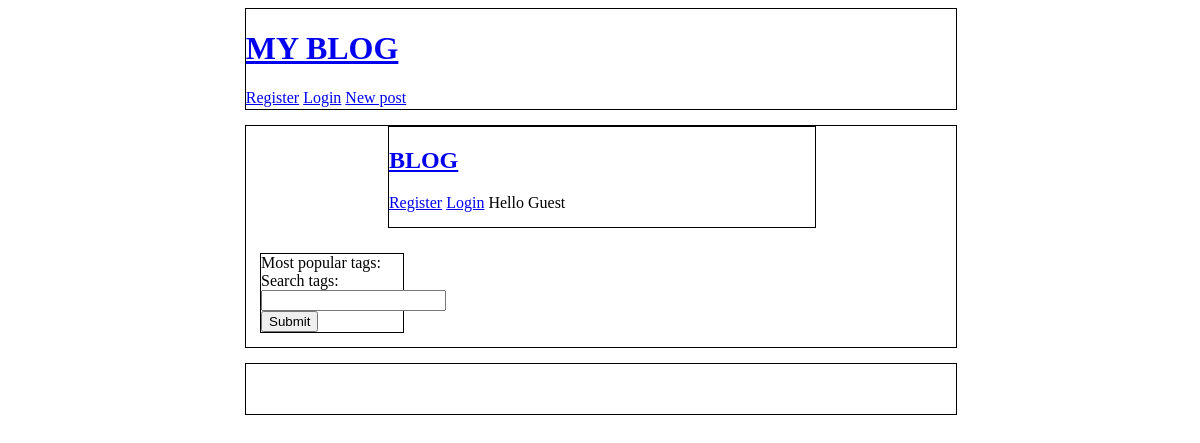
The page /tp/index.php on the database as committed earlier.
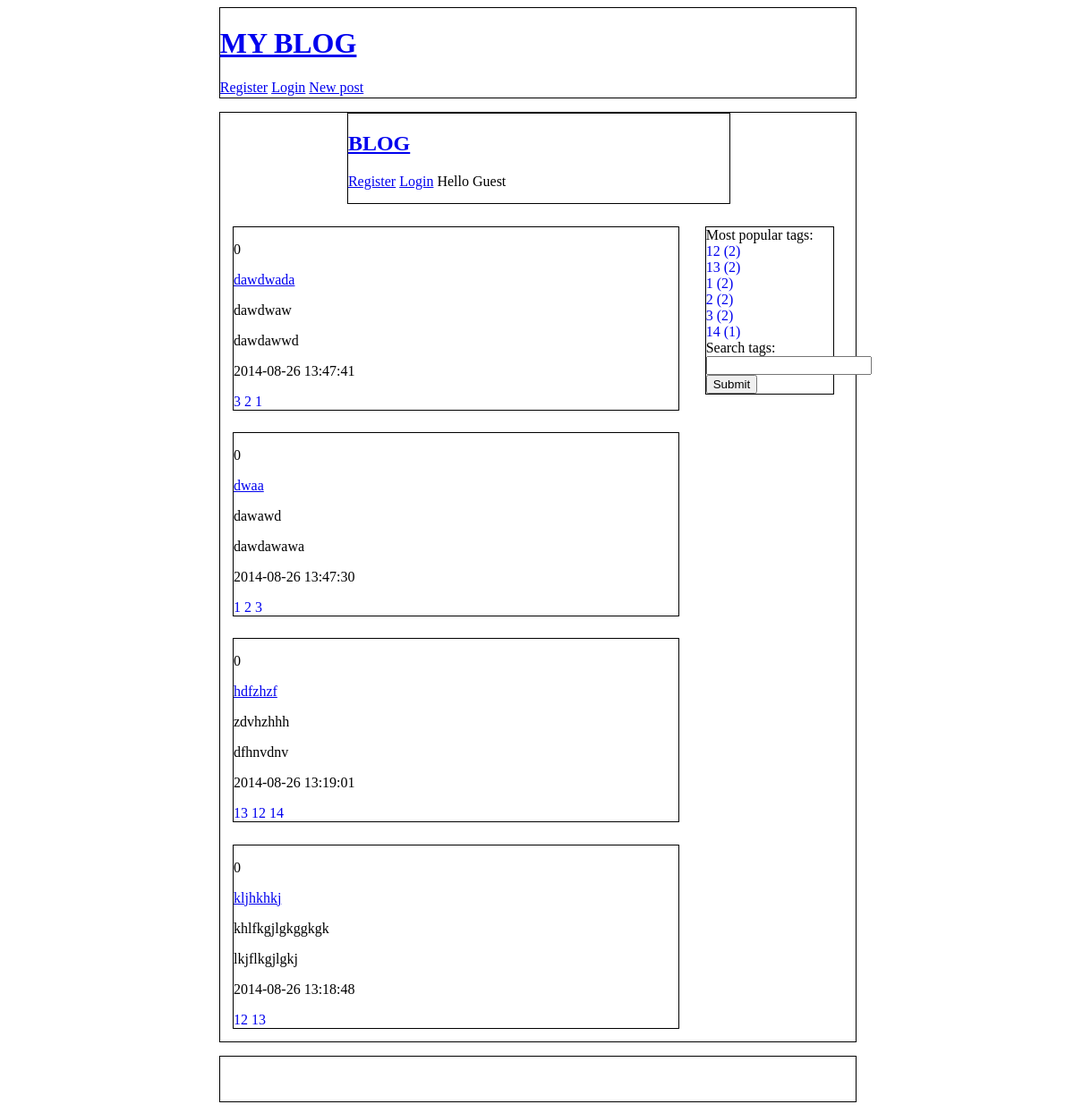
The same page on the database as committed later.
### tables this page shows
CREATE TABLE IF NOT EXISTS `posts` (
  `post_id` int(11) unsigned NOT NULL AUTO_INCREMENT,
  `post_count` int(10) NOT NULL DEFAULT '0',
  `post_title` varchar(255) DEFAULT NULL,
  `post_desc` text,
  `post_cont` text,
  `post_date` datetime DEFAULT CURRENT_TIMESTAMP,
  `user_id` int(11) unsigned NOT NULL DEFAULT '0',
  `post_tags` varchar(255) NOT NULL,
  PRIMARY KEY (`post_id`)
);

CREATE TABLE IF NOT EXISTS `tags` (
  `tag_id` int(11) unsigned NOT NULL AUTO_INCREMENT,
  `tag_count` int(11) unsigned NOT NULL DEFAULT '1',
  `tag_title` varchar(20) NOT NULL,
  PRIMARY KEY (`tag_id`),
  UNIQUE KEY `tag_title` (`tag_title`)
);

### tp/index.php (the view, shortened to what this page needs)
<!DOCTYPE html>
<html>
<head>
    <link type="text/css" rel="stylesheet" href="Styles/index.css"/>
</head>
<body>
<header>
    <h1><a href="index.php">MY BLOG</a></h1>
    <a href="register.php">Register</a>
    <a href="login.php">Login</a>
    <a href="addpost.php">New post</a>
</header>
<main>
    <section>
    <?php
    include "header.php";
    if(isset($_GET['tag'])){
        $tag = $_GET['tag'];
        if(isset($_GET['page'])){
        $page =$_GET['page'];
            $offset =($page-1)*5;
        $query="SELECT post_id ,post_date,post_desc,post_cont,post_title,post_count, post_tags
        FROM posts WHERE post_tags LIKE '% $tag %' OR post_tags LIKE '$tag %' OR post_tags LIKE '% $tag'
         ORDER BY post_date DESC LIMIT 5 OFFSET $offset";
        }else{
            $query="SELECT post_id ,post_date,post_desc,post_cont,post_title,post_count, post_tags
        FROM posts WHERE post_tags LIKE '% $tag %' OR post_tags LIKE '$tag %' OR post_tags LIKE '% $tag'
         ORDER BY post_date DESC LIMIT 5";
        }
    }else{
      if(isset($_GET['page'])){
          $page =$_GET['page'];
          $offset =($page-1)*5;
          $query="SELECT post_id, post_title, post_desc, post_cont, post_date,post_count, post_tags FROM posts WHERE post_date <= now()
ORDER BY post_date DESC  LIMIT 5 OFFSET $offset";
      }else{
        $query="SELECT post_id,post_title, post_desc, post_cont, post_date,post_count, post_tags FROM posts WHERE post_date <= now()
ORDER BY post_date DESC LIMIT 5";
      }
    }
    $sth =  $db->query($query);
    while ($row = $sth->fetch(PDO::FETCH_ASSOC))
    {
        $title = $row['post_title'];
        $desc = $row['post_desc'];
        $cont = $row['post_cont'];
        $date = $row['post_date'];
        $postId = $row['post_id'];
        $count = $row['post_count'];
        $tagarray = explode(" ",$row['post_tags']);
        echo "<article class='posts'>";
        echo "<p>$count</p>";
        echo "<p><a href='viewpost.php?id=$postId'>$title</a></p>";
        echo "<p>$desc</p>";
        echo "<p>$cont</p>";
        echo "<p>$date</p>";
        foreach($tagarray as $value){
          if(isset($_GET['page'])){
              $page=$_GET['page'];
           echo "<a href='index.php?tag=$value&page=$page'  style='text-decoration:none'>$value</a>";
            echo " ";
          }else{
              echo "<a href='index.php?tag=$value'  style='text-decoration:none'>$value</a>";
          }
        }
        echo "</article>";
    }
     ?>
    </section>
    <aside>
        Most popular tags:<br>
        <?php
        $query="SELECT tag_title, tag_count FROM tags ORDER BY tag_count DESC LIMIT 10";
        $sth =  $db->query($query);
        while ($row = $sth->fetch(PDO::FETCH_ASSOC))
        {
            $title = $row['tag_title'];
            $count = $row['tag_count'];
            ?>
            <a href='index.php?tag=<?=$title?>' style="text-decoration:none;"><?=$title?> (<?=$count?>)</a><br>
        <?php
        }
        ?>
        <form method="get">
            <label for="tag">Search tags:</label><br>
            <input type="text" name="tag" id="tag"><br>
            <input type="submit">
        </form>
    </aside>
</main>
<footer>
</footer>
</body>
</html>

Rows that differ between the two databases and show on the page:
added posts: post_count "0", post_title "dawdwada", post_desc "dawdwaw", post_cont "dawdawwd", post_date "2014-08-26 13:47:41", post_tags "3", post_tags "2", post_tags "1"
added posts: post_count "0", post_title "dwaa", post_desc "dawawd", post_cont "dawdawawa", post_date "2014-08-26 13:47:30", post_tags "1", post_tags "2", post_tags "3"
added posts: post_count "0", post_title "hdfzhzf", post_desc "zdvhzhhh", post_cont "dfhnvdnv", post_date "2014-08-26 13:19:01", post_tags "13", post_tags "12", post_tags "14"
added posts: post_count "0", post_title "kljhkhkj", post_desc "khlfkgjlgkggkgk", post_cont "lkjflkgjlgkj", post_date "2014-08-26 13:18:48", post_tags "12", post_tags "13"
added tags: tag_title "12", tag_count "2"
added tags: tag_title "13", tag_count "2"
added tags: tag_title "1", tag_count "2"
added tags: tag_title "2", tag_count "2"
added tags: tag_title "3", tag_count "2"
added tags: tag_title "14", tag_count "1"
